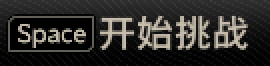
#> input picture reference-screenshots/normal-start-challenge-template-original.png, 135 x 33 px (shown 2 times larger)
$ python extract_normal_start_template.py
#> lines starting #> are read from the running program, lines starting #| are printed output that depends on the picture
"""Losslessly crop the existing ordinary start template, not a new screenshot."""

from pathlib import Path

from PIL import Image


ROOT = Path(__file__).resolve().parents[1]
SOURCE = ROOT / "reference-screenshots/normal-start-challenge-template-original.png"
OUTPUT = ROOT / "assets/resource/base/image/NormalEndlessBoost/start_challenge.png"
# Pillow box: left, top, right-exclusive, bottom-exclusive. Keep the full
# Space keycap and Chinese glyphs; omit countdown text and the lower bar.
TEXT_BOX = (4, 7, 125, 26)


def main() -> None:
    with Image.open(SOURCE) as image:
#> image is the input picture: PIL image 135x33 RGB; mean R, G, B 46.3, 44.9, 42.3
        if image.size != (135, 33):
            raise SystemExit("Original template changed; recheck the lossless crop coordinates.")
        image.crop(TEXT_BOX).save(OUTPUT)
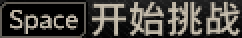
#> saved as start_challenge.png: PIL image 121x19 RGB (shown 2 times larger); mean R, G, B 68.6, 65.8, 60.8
    print(f"Cropped existing template: {TEXT_BOX} -> {OUTPUT.name} (121x19)")


if __name__ == "__main__":
    main()
